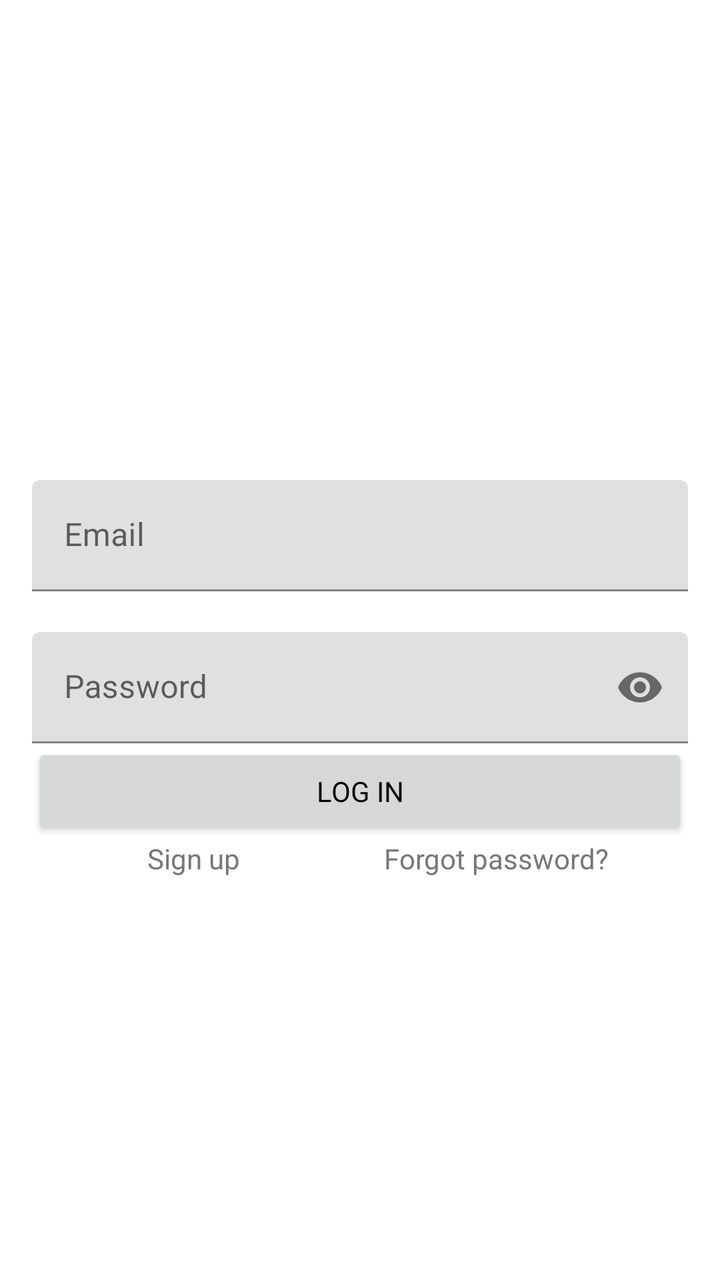
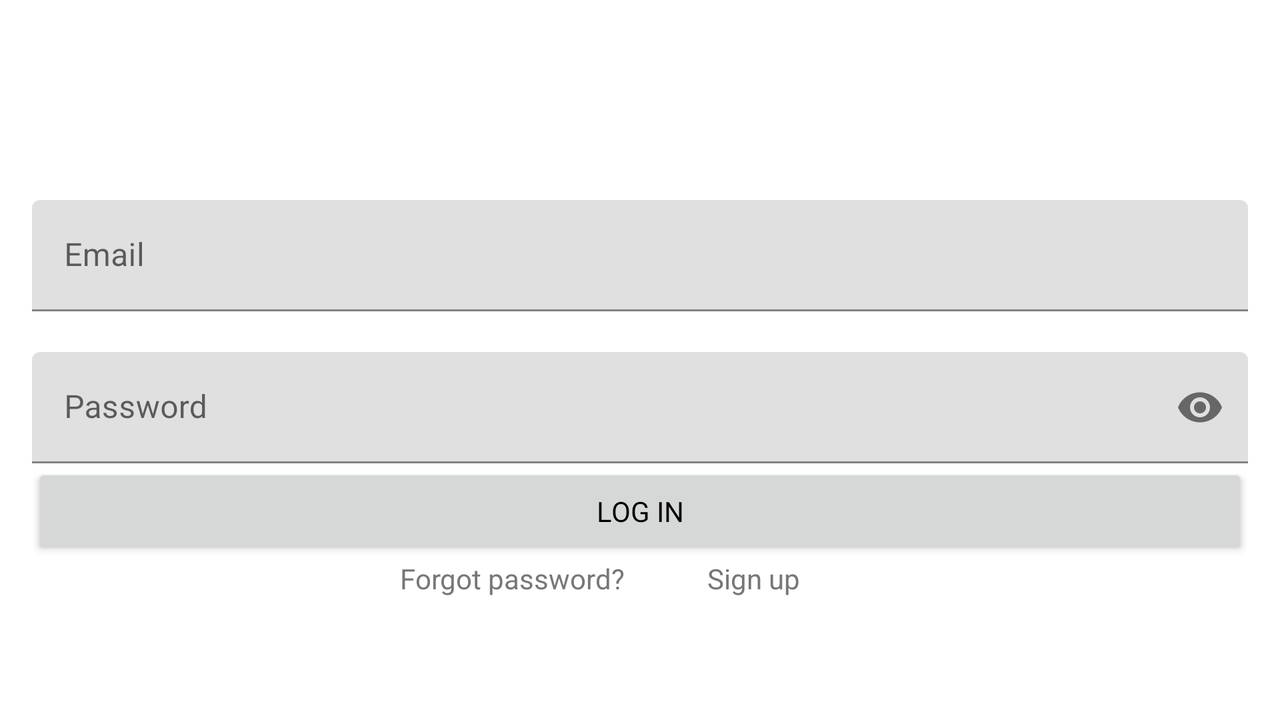

First picture: res/layout/ on a phone held upright. Second picture: the repository's own variant of that layout, on a device whose configuration matches the variant's folder. Source for both follows.
<!-- AndroidManifest.xml: application theme Theme.DomainSearch.NoActionBar -->
<!-- res/layout/fragment_login.xml -->
<?xml version="1.0" encoding="utf-8"?>
<layout xmlns:tools="http://schemas.android.com/tools"
    xmlns:android="http://schemas.android.com/apk/res/android"
    xmlns:app="http://schemas.android.com/apk/res-auto">

    <data>

    </data>

    <androidx.constraintlayout.widget.ConstraintLayout
        android:layout_width="match_parent"
        android:layout_height="match_parent">

        <com.google.android.material.textfield.TextInputLayout
            android:id="@+id/email_edit_text_layout"
            android:layout_width="match_parent"
            android:layout_height="wrap_content"
            android:layout_marginStart="@dimen/login_activity_side_margin"
            android:layout_marginTop="240dp"
            android:layout_marginEnd="@dimen/login_activity_side_margin"
            android:hint="@string/email"
            app:errorEnabled="true"
            app:layout_constraintEnd_toEndOf="parent"
            app:layout_constraintStart_toStartOf="parent"
            app:layout_constraintTop_toTopOf="parent">

            <com.google.android.material.textfield.TextInputEditText
                android:id="@+id/email_edit_text"
                android:layout_width="match_parent"
                android:layout_height="wrap_content"
                android:imeOptions="actionDone"
                android:inputType="textEmailAddress"
                android:maxLines="1"
                android:singleLine="true" />

        </com.google.android.material.textfield.TextInputLayout>

        <com.google.android.material.textfield.TextInputLayout
            android:id="@+id/password_edit_text_layout"
            android:layout_width="match_parent"
            android:layout_height="wrap_content"
            android:layout_marginStart="@dimen/login_activity_side_margin"
            android:layout_marginEnd="@dimen/login_activity_side_margin"
            android:hint="@string/password"
            app:endIconMode="password_toggle"
            app:layout_constraintEnd_toEndOf="parent"
            app:layout_constraintStart_toStartOf="parent"
            app:layout_constraintTop_toBottomOf="@+id/email_edit_text_layout">

            <com.google.android.material.textfield.TextInputEditText
                android:id="@+id/password_edit_text"
                android:layout_width="match_parent"
                android:layout_height="wrap_content"
                android:imeOptions="actionDone"
                android:inputType="textPassword"
                android:maxLength="16"
                android:maxLines="1"
                android:singleLine="true" />

        </com.google.android.material.textfield.TextInputLayout>

        <Button
            android:id="@+id/login_button"
            android:layout_width="match_parent"
            android:layout_height="wrap_content"
            android:layout_marginStart="@dimen/login_activity_side_margin"
            android:layout_marginEnd="@dimen/login_activity_side_margin"
            android:text="@string/log_in"
            app:layout_constraintEnd_toEndOf="parent"
            app:layout_constraintStart_toStartOf="parent"
            app:layout_constraintTop_toBottomOf="@+id/password_edit_text_layout" />

        <TextView
            android:id="@+id/forgot_password_text_view"
            android:layout_width="wrap_content"
            android:layout_height="wrap_content"
            android:layout_marginStart="192dp"
            android:text="@string/forgot_password"
            android:textColor="@color/grey"
            app:layout_constraintStart_toStartOf="parent"
            app:layout_constraintTop_toBottomOf="@+id/login_button" />

        <TextView
            android:id="@+id/signup_text_view"
            android:layout_width="wrap_content"
            android:layout_height="wrap_content"
            android:layout_marginEnd="240dp"
            android:text="@string/sign_up"
            android:textColor="@color/grey"
            app:layout_constraintEnd_toEndOf="parent"
            app:layout_constraintTop_toBottomOf="@+id/login_button" />

    </androidx.constraintlayout.widget.ConstraintLayout>
</layout>
<!-- resources referenced by this layout -->
<resources>
  <color name="grey">#777777</color>
  <dimen name="login_activity_side_margin">16dp</dimen>
  <string name="email">Email</string>
  <string name="forgot_password">Forgot password?</string>
  <string name="log_in">Log in</string>
  <string name="password">Password</string>
  <string name="sign_up">Sign up</string>
  <style name="Theme.DomainSearch.NoActionBar">
          <item name="windowActionBar">false</item>
          <item name="windowNoTitle">true</item>
      </style>
</resources>
<!-- res/layout-land/fragment_login.xml (the author's variant of the layout above) -->
<!-- drawn on the phone turned sideways -->
<?xml version="1.0" encoding="utf-8"?>
<layout xmlns:android="http://schemas.android.com/apk/res/android"
    xmlns:app="http://schemas.android.com/apk/res-auto">

    <androidx.constraintlayout.widget.ConstraintLayout
        android:layout_width="match_parent"
        android:layout_height="match_parent">

        <com.google.android.material.textfield.TextInputLayout
            android:id="@+id/email_edit_text_layout"
            android:layout_width="match_parent"
            android:layout_height="wrap_content"
            android:layout_marginStart="@dimen/login_activity_side_margin"
            android:layout_marginTop="100dp"
            android:layout_marginEnd="@dimen/login_activity_side_margin"
            android:hint="@string/email"
            app:errorEnabled="true"
            app:layout_constraintEnd_toEndOf="parent"
            app:layout_constraintStart_toStartOf="parent"
            app:layout_constraintTop_toTopOf="parent">

            <com.google.android.material.textfield.TextInputEditText
                android:id="@+id/email_edit_text"
                android:layout_width="match_parent"
                android:layout_height="wrap_content"
                android:imeOptions="actionDone"
                android:inputType="textEmailAddress"
                android:maxLines="1"
                android:singleLine="true" />

        </com.google.android.material.textfield.TextInputLayout>

        <com.google.android.material.textfield.TextInputLayout
            android:id="@+id/password_edit_text_layout"
            android:layout_width="match_parent"
            android:layout_height="wrap_content"
            android:layout_marginStart="@dimen/login_activity_side_margin"
            android:layout_marginEnd="@dimen/login_activity_side_margin"
            android:hint="@string/password"
            app:endIconMode="password_toggle"
            app:layout_constraintEnd_toEndOf="parent"
            app:layout_constraintStart_toStartOf="parent"
            app:layout_constraintTop_toBottomOf="@+id/email_edit_text_layout">

            <com.google.android.material.textfield.TextInputEditText
                android:id="@+id/password_edit_text"
                android:layout_width="match_parent"
                android:layout_height="wrap_content"
                android:imeOptions="actionDone"
                android:inputType="textPassword"
                android:maxLength="16"
                android:maxLines="1"
                android:singleLine="true" />

        </com.google.android.material.textfield.TextInputLayout>

        <Button
            android:id="@+id/login_button"
            android:layout_width="match_parent"
            android:layout_height="wrap_content"
            android:layout_marginStart="@dimen/login_activity_side_margin"
            android:layout_marginEnd="@dimen/login_activity_side_margin"
            android:text="@string/log_in"
            app:layout_constraintEnd_toEndOf="parent"
            app:layout_constraintStart_toStartOf="parent"
            app:layout_constraintTop_toBottomOf="@+id/password_edit_text_layout" />

        <TextView
            android:id="@+id/forgot_password_text_view"
            android:layout_width="wrap_content"
            android:layout_height="wrap_content"
            android:layout_marginStart="200dp"
            android:text="@string/forgot_password"
            android:textColor="@color/grey"
            app:layout_constraintStart_toStartOf="parent"
            app:layout_constraintTop_toBottomOf="@+id/login_button" />

        <TextView
            android:id="@+id/signup_text_view"
            android:layout_width="wrap_content"
            android:layout_height="wrap_content"
            android:layout_marginEnd="240dp"
            android:text="@string/sign_up"
            android:textColor="@color/grey"
            app:layout_constraintEnd_toEndOf="parent"
            app:layout_constraintTop_toBottomOf="@+id/login_button" />

    </androidx.constraintlayout.widget.ConstraintLayout>
</layout>
